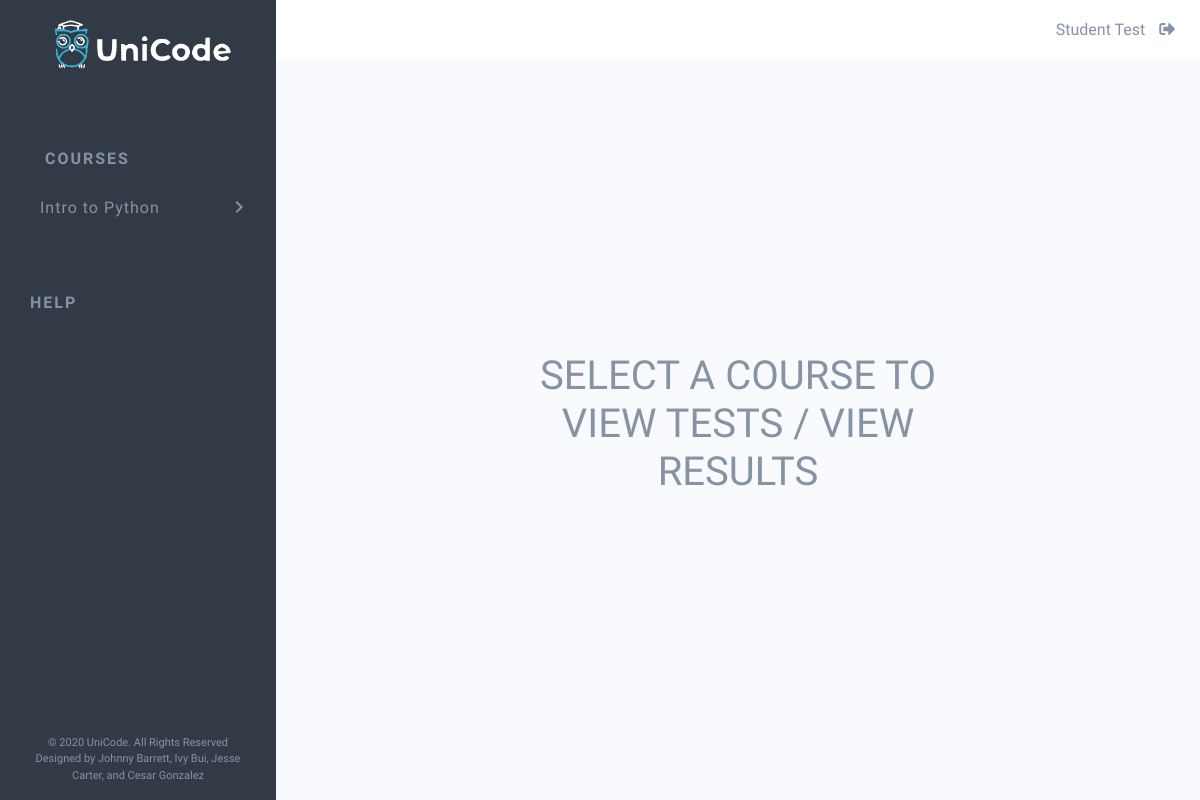
/student (signed in), run on the app's committed database.
### app/models.py (models this page shows, shortened)
class Course(db.Model):
    __tablename__ = 'courses'
    id = db.Column(db.Integer, primary_key=True, nullable=False)
    name = db.Column(db.String(64))
    course_code = db.Column(db.String(32))
    tests = db.relationship('Test', backref='course', lazy=True)

class User(UserMixin, db.Model):
    __tablename__ = 'users'
    id = db.Column(db.Integer, primary_key=True, nullable=False)
    email = db.Column(db.String(64), index=True, unique=True)
    password_hash = db.Column(db.String(32))
    first_name = db.Column(db.String(32))
    last_name = db.Column(db.String(32))
    is_admin = db.Column(db.Boolean, nullable=False, default=True)
    courses = db.relationship('Course', secondary=enrolments, lazy='subquery',
                              backref=db.backref('users', lazy=True))

### app/routes.py (the view)
@app.route('/student')
def student_portal():
    return render_template('student.html', title='Student Portal')

### app/models.py (called while the page is built)
@login.user_loader
def load_user(id):
    return User.query.get(int(id))

### app/templates/student.html
{% extends "base.html" %}
{% block content %}
<div class="row h-100">
  <div class="col"></div>
  <div class="col-6 my-auto FUCK text-center">
    <h1 class="portal-msg">SELECT A COURSE TO VIEW TESTS / VIEW RESULTS</h1>
  </div>
  <div class="col"></div>
</div>
{% endblock %}

### app/templates/base.html (shortened to what this page needs)
<!DOCTYPE html>
<html lang="en">
<head>
  <link href="https://stackpath.bootstrapcdn.com/bootstrap/4.4.1/css/bootstrap.min.css" rel="stylesheet">
  <link rel="stylesheet" href="https://use.fontawesome.com/releases/v5.2.0/css/all.css">
<link rel="stylesheet" href="{{ url_for('static', filename='css/style.css') }}">
</head>
<body>
  <div class="sidenav">
    <img id="logo-horiz" src="{{ url_for('static', filename='img/UniCode-colour-horiz.png') }}" alt="UniCode logo">
    <div class="nav-parent" style="margin-left:15px;">
      {% if current_user.is_admin %}
      <div class="row">
        <a href="{{ url_for('admin_portal') }}">Courses</a>
        <a id="new-course-icon" href="#">
          <i id="nav-indicator" class="fas fa-plus-circle"></i>
        </a>
      </div>
      {% else %}
      <a href="{{ url_for('student_portal') }}">Courses</a>
      {% endif %}
    </div>
    {% if current_user.courses %}
    {% for course in current_user.courses %}
    <a class="nav-child" href="{{ url_for('course_view', course_id=course.id) }}">{{ course.name }}<span
        id="nav-indicator" class="material-icons">chevron_right</span></a>
    {% endfor %}
    {% endif %}
    <div class="nav-parent mt-4">Help</div>
    <div class="footer">
      <p>&copy; 2020 UniCode. All Rights Reserved <br>Designed by Johnny Barrett, Ivy Bui, Jesse Carter, and Cesar
        Gonzalez</p>
    </div>
  </div>
  <div class="topbar">
    <p id="username">{{ current_user.first_name }} {{ current_user.last_name }}
      <a id="logout-icon" href="{{ (url_for('logout')) }}" style="color: #8593A5;"><i
          class="fas fa-sign-out-alt"></i></a>
    </p>
  </div>
  <div class="content-container p-5">
    {% block content %} {% endblock %}
  </div>
</body>
</html>

### app/static/css/style.css (style rules this page uses)
:root { --unicode-main-text-colour: #8593A5; --unicode-dark-grey: #323A45; --unicode-mid-grey1: #6C757D; --unicode-mid-grey3: #98A6AC; --unicode-pale: #F9FAFD; --unicode-pale-purple: #DEDFFC; --unicode-purple: #727DF5; --unicode-yellow: #FFBC00; --unicode-red: #F95C7C; --unicode-green: #0BCF97; --unicode-blue: #39B0D1; }
html, body { min-height: 100% !important; height: 100%; }
body { font-family: 'Cabin', sans-serif; margin: 0; color: var(--unicode-main-text-colour); background-color: var(--unicode-pale); -webkit-font-smoothing: antialiased; -moz-osx-font-smoothing: grayscale; }
body > *:not(.sidenav):not(.topbar) { -webkit-transition: 0.3s -webkit-filter linear; -o-transition: 0.3s -o-filter linear; -moz-transition: 0.3 -moz-filter linear; -ms-transition: 0.3 -moz-filter linear; }
.sidenav { height: 100%; width: 23%; min-width: 275px; position: fixed; z-index: 1; top: 0; left: 0; background-color: #323A45; overflow-x: hidden; padding: 20px 20px 0px 30px; }
.sidenav a { padding-top: 30px; text-decoration: none; font-size: 16px; line-height: 19px; color: #8593A5; display: block; }
#logo-horiz { width:80%; display: block; margin-left: auto; margin-right: auto }
.nav-parent { padding-top: 50px; letter-spacing: 2px; text-transform: uppercase; font-weight: bold; }
a.nav-child { margin-left: 10px; font-weight: 500; letter-spacing: 1px; }
#nav-indicator { float: right; margin-right: 5px; line-height: 19px; }
.footer { font-size: 11px; position: fixed; left: 0; bottom: 0; width: 23%; text-align: center; padding: 0 30px; }
.topbar { position: sticky; position: -webkit-sticky; top: 0; background-color: #FFFFFF; margin-left: 23%; height: 60px; overflow: hidden; display: block; padding-right: 25px; }
#username { text-align: right; color: var(--unicode-main-text-colour); font-size: 16px; line-height: 60px; }
#logout-icon { color: var(--unicode-main-text-colour); }
.fas { margin-left: 10px; }
.content-container { margin-right: 0; height: 92%; z-index: 1; background-color: var(--unicode-pale); transition: background-color 0.5s linear; }
.portal-msg { text-align: center; color: var(--unicode-mid-grey2); }
a { color: inherit; }

### data on the page
Course: name "Intro to Python"
User: first_name "Student", last_name "Test"
